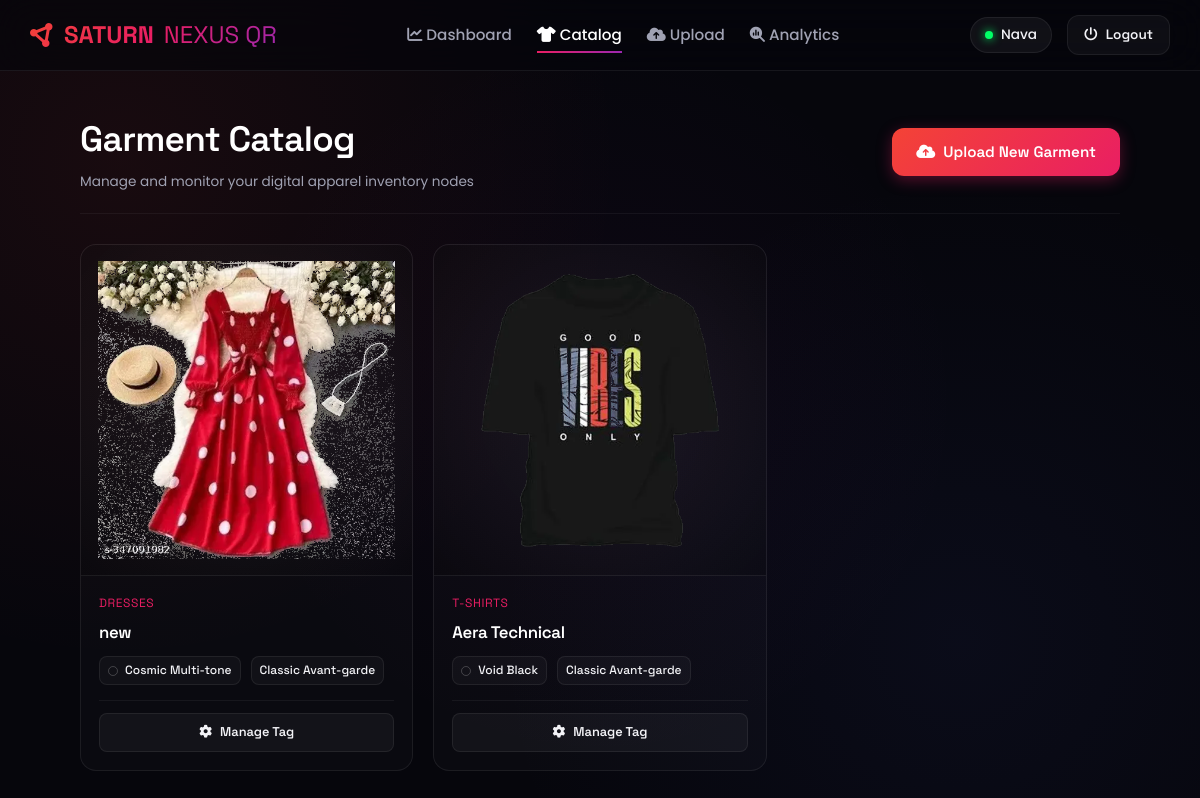
/garments (signed in), run on the app's committed database.
### tables this page shows
CREATE TABLE users (
        id TEXT PRIMARY KEY,
        email TEXT UNIQUE,
        phone TEXT UNIQUE,
        business_name TEXT,
        business_type TEXT,
        inventory_source TEXT,
        website_url TEXT,
        gst_id TEXT,
        logo_url TEXT,
        created_at TIMESTAMP DEFAULT CURRENT_TIMESTAMP
    );

CREATE TABLE garments (
        id TEXT PRIMARY KEY,
        user_id TEXT,
        garment_name TEXT,
        category TEXT,
        image_url TEXT,
        qr_url TEXT,
        qr_image TEXT,
        color TEXT,
        style TEXT,
        sleeve_type TEXT,
        pattern TEXT,
        created_at TIMESTAMP DEFAULT CURRENT_TIMESTAMP,
        FOREIGN KEY (user_id) REFERENCES users(id) ON DELETE CASCADE
    );

### app/garments/routes.py (the view)
@garments_bp.route("/garments")
@login_required
def list_garments():
    garments = DatabaseHelper.get_garments_by_user(current_user.id)
    return render_template("garments/manage.html", garments=garments)

### app/utils/db_helper.py (called while the page is built)
def get_sqlite_conn():
    conn = sqlite3.connect(Config.DB_PATH)
    conn.row_factory = sqlite3.Row
    return conn

    @staticmethod
    def get_user(user_id):
        if Config.USE_SUPABASE and supabase_client:
            try:
                response = supabase_client.table("users").select("*").eq("id", user_id).execute()
                return response.data[0] if response.data else None
            except Exception as e:
                print(f"Supabase get_user error: {e}")
                return None
        else:
            conn = get_sqlite_conn()
            cursor = conn.cursor()
            row = cursor.execute("SELECT * FROM users WHERE id = ?", (user_id,)).fetchone()
            conn.close()
            return dict(row) if row else None

    @staticmethod
    def get_garments_by_user(user_id):
        if Config.USE_SUPABASE and supabase_client:
            try:
                response = supabase_client.table("garments").select("*").eq("user_id", user_id).order("created_at", desc=True).execute()
                return response.data or []
            except Exception as e:
                print(f"Supabase get_garments_by_user error: {e}")
                return []
        else:
            conn = get_sqlite_conn()
            cursor = conn.cursor()
            rows = cursor.execute("SELECT * FROM garments WHERE user_id = ? ORDER BY created_at DESC", (user_id,)).fetchall()
            conn.close()
            return [dict(row) for row in rows]

### app/templates/garments/manage.html (shortened to what this page needs)
{% extends "base.html" %}
{% block content %}
<div class="animate-fade">
    <div style="display: flex; justify-content: space-between; align-items: center; margin-bottom: 30px; padding-bottom: 20px; border-bottom: 1px solid rgba(255,255,255,0.05);">
        <div>
            <h1 style="font-size: 2.2rem; margin-bottom: 4px;">Garment Catalog</h1>
            <p style="font-size: 0.85rem; color: var(--text-secondary);">Manage and monitor your digital apparel inventory nodes</p>
        </div>
        <a href="/upload-garment" class="btn btn-primary btn-glow">
            <i class="fa-solid fa-cloud-arrow-up"></i> Upload New Garment
        </a>
    </div>
    {% if garments %}
        <div class="garments-list-grid">
            {% for g in garments %}
                <div class="garment-card">
                    <div class="garment-img-wrapper">
                        <img src="{{ url_for('static', filename=g.image_url) }}" class="garment-card-img" alt="{{ g.garment_name }}">
                    </div>
                    <div class="garment-card-content">
                        <div class="garment-card-category">{{ g.category }}</div>
                        <h3 class="garment-card-title">{{ g.garment_name }}</h3>
                        <div class="badge-row" style="margin-bottom: 15px;">
                            <span class="tech-tag" style="padding: 4px 8px; font-size: 0.75rem;">
                                <span class="color-dot" style="background: {{ g.pattern or '#ffffff' }}; width: 10px; height: 10px;"></span>
                                {{ g.color or 'Unknown Color' }}
                            </span>
                            <span class="tech-tag" style="padding: 4px 8px; font-size: 0.75rem;">
                                {{ g.style or 'Casual' }}
                            </span>
                        </div>
                        <div class="garment-card-meta">
                            <a href="/garment/{{ g.id }}" class="btn btn-secondary" style="flex: 1; padding: 8px; font-size: 0.8rem; border-radius: 8px;">
                                <i class="fa-solid fa-gear"></i> Manage Tag
                            </a>
                        </div>
                    </div>
                </div>
            {% endfor %}
        </div>
    {% endif %}
</div>
{% endblock %}

### app/templates/base.html (shortened to what this page needs)
<!DOCTYPE html>
<html lang="en">
<head>
    <link rel="stylesheet" href="https://cdnjs.cloudflare.com/ajax/libs/font-awesome/6.4.0/css/all.min.css">
    <link rel="stylesheet" href="{{ url_for('static', filename='css/style.css') }}">
</head>
<body>
    <nav class="navbar">
        <a href="/" class="nav-brand">
            <i class="fa-solid fa-circle-nodes"></i> SATURN <span>NEXUS QR</span>
        </a>
        <ul class="nav-menu">
            {% if current_user.is_authenticated %}
                {% if current_user.business_name %}
                    <li><a href="/dashboard" class="nav-link {% if request.path == '/dashboard' %}active{% endif %}"><i class="fa-solid fa-chart-line"></i> Dashboard</a></li>
                    <li><a href="/garments" class="nav-link {% if request.path == '/garments' %}active{% endif %}"><i class="fa-solid fa-shirt"></i> Catalog</a></li>
                    <li><a href="/upload-garment" class="nav-link {% if request.path == '/upload-garment' %}active{% endif %}"><i class="fa-solid fa-cloud-arrow-up"></i> Upload</a></li>
                    <li><a href="/analytics" class="nav-link {% if request.path == '/analytics' %}active{% endif %}"><i class="fa-solid fa-magnifying-glass-chart"></i> Analytics</a></li>
                {% else %}
                    <li><a href="/register-business" class="nav-link active"><i class="fa-solid fa-id-card"></i> Onboarding</a></li>
                {% endif %}
            {% else %}
                <li><a href="/" class="nav-link {% if request.path == '/' %}active{% endif %}"><i class="fa-solid fa-house"></i> Home</a></li>
                <li><a href="/login" class="nav-link {% if request.path == '/login' %}active{% endif %}"><i class="fa-solid fa-right-to-bracket"></i> Login</a></li>
            {% endif %}
        </ul>
        <div class="nav-user">
            {% if current_user.is_authenticated %}
                <div class="user-badge">
                    <div class="indicator"></div>
                    {% if current_user.business_name %}
                        {{ current_user.business_name }}
                    {% else %}
                        Pending Node
                    {% endif %}
                </div>
                <a href="/logout" class="btn btn-secondary btn-glow" style="padding: 8px 16px; font-size: 0.85rem;"><i class="fa-solid fa-power-off"></i> Logout</a>
            {% else %}
                <a href="/signup" class="btn btn-primary btn-glow"><i class="fa-solid fa-user-plus"></i> Join Platform</a>
            {% endif %}
        </div>
    </nav>
    <main class="glass-container">
        {% block content %}{% endblock %}
    </main>
</body>
</html>

### data on the page
users: business_name "Nava"
garments: image_url (picture), category "DRESSES", garment_name "new", color "Cosmic Multi-tone", style "Classic Avant-garde"
garments: image_url (picture), category "T-SHIRTS", garment_name "Aera Technical", color "Void Black", style "Classic Avant-garde"
